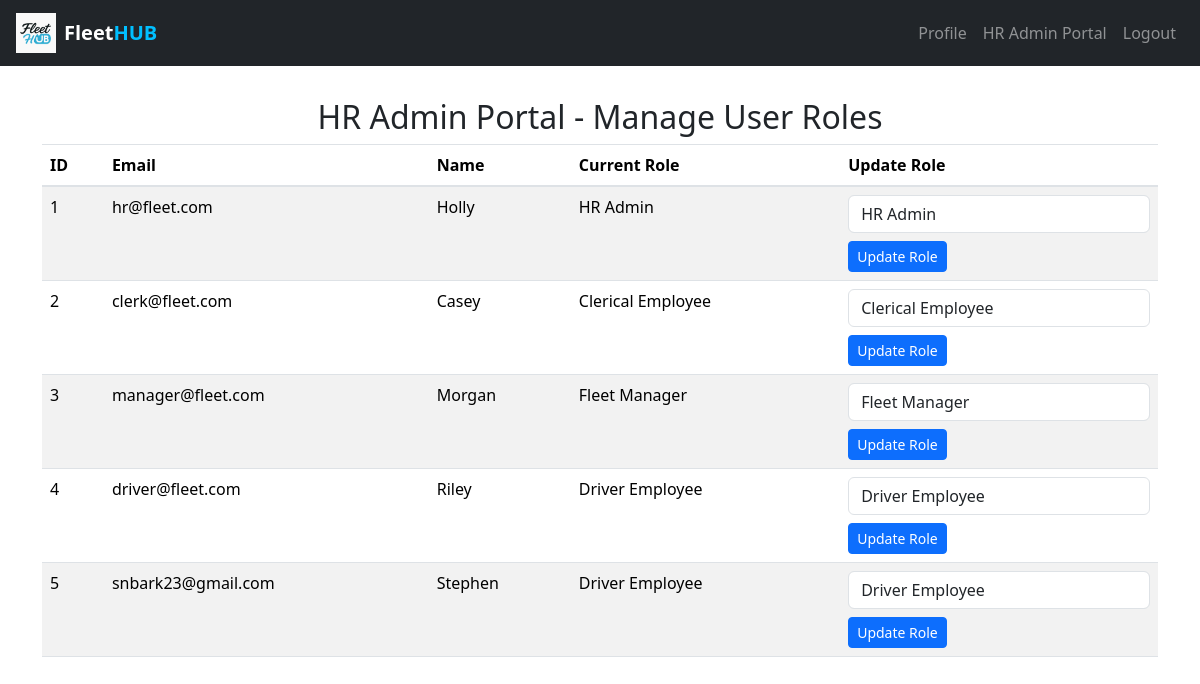
/hr-admin (signed in), run on the app's committed database.
### website/models.py (models this page shows)
class User(db.Model, UserMixin):
    id = db.Column(db.Integer, primary_key=True)
    email = db.Column(db.String(150), unique=True)
    password = db.Column(db.String(150))
    first_name = db.Column(db.String(150))
    last_name = db.Column(db.String(150))
    role = db.Column(db.String(50))
    vehicles = db.relationship('Vehicle', backref='owner', lazy=True)

### website/views.py (the view, shortened to what this page needs)
@views.route('/hr-admin', methods=['GET', 'POST'])
@login_required
@role_required('HR Admin')
def hr_admin():
    users = User.query.all()
    return render_template('hr_admin/hr_admin.html', users=users, roles=["Fleet Manager", "Driver Employee", "Clerical Employee", "HR Admin"], user=current_user)

### website/__init__.py (called while the page is built)
def create_app():
    app = Flask(__name__)
    app.config['SECRET_KEY'] = 'hjshjhdjah kjshkjdhjs'
    app.config['SQLALCHEMY_DATABASE_URI'] = f'sqlite:///{DB_NAME}'
    db.init_app(app)
    from .views import views
    from .auth import auth
    app.register_blueprint(views, url_prefix='/')
    app.register_blueprint(auth, url_prefix='/')
    from .models import User
    with app.app_context():
        db.create_all()
    login_manager = LoginManager()
    login_manager.login_view = 'auth.login'
    login_manager.init_app(app)
    @login_manager.user_loader
    def load_user(id):
        return User.query.get(int(id))
    return app

### website/views.py (called while the page is built)
def role_required(role):
    def decorator(f):
        @wraps(f)
        def wrapped(*args, **kwargs):
            if current_user.role != role:
                abort(403)  # Forbidden
            return f(*args, **kwargs)
        return wrapped
    return decorator

### website/templates/hr_admin/hr_admin.html (shortened to what this page needs)
{% extends "base.html" %}
{% block content %}
<h2 class="text-center">HR Admin Portal - Manage User Roles</h2>
<table class="table table-striped">
    <thead>
        <tr>
            <th>ID</th>
            <th>Email</th>
            <th>Name</th>
            <th>Current Role</th>
            <th>Update Role</th>
        </tr>
    </thead>
    <tbody>
        {% for user_item in users %}
        <tr>
            <td>{{ user_item.id }}</td>
            <td>{{ user_item.email }}</td>
            <td>{{ user_item.first_name }}</td>
            <td>{{ user_item.role }}</td>
            <td>
                <form method="POST">
                    <select name="new_role" class="form-control" required>
                        {% for role in roles %}
                        <option value="{{ role }}" {% if user_item.role == role %}selected{% endif %}>{{ role }}</option>
                        {% endfor %}
                    </select>
                    <button type="submit" class="btn btn-sm btn-primary mt-2">Update Role</button>
                </form>
            </td>
        </tr>
        {% endfor %}
    </tbody>
</table>
{% endblock %}

### website/templates/base.html (shortened to what this page needs)
<!DOCTYPE html>
<html>
<head>
  <link rel="stylesheet" href="https://cdn.jsdelivr.net/npm/bootstrap@4.6.2/dist/css/bootstrap.min.css">
  <link rel="stylesheet" href="https://cdn.jsdelivr.net/npm/bootstrap@5.3.2/dist/css/bootstrap.min.css">
  <link rel="stylesheet" href="https://cdnjs.cloudflare.com/ajax/libs/font-awesome/5.15.4/css/all.min.css">
</head>
<body>
  <nav class="navbar navbar-expand-lg navbar-dark bg-dark px-3">
    <a class="navbar-brand d-flex align-items-center" href="{{ url_for('views.home') }}">
      <img src="{{ url_for('static', filename='logo.png') }}" alt="Logo" height="40" class="me-2">
      <strong>Fleet<span style="color:#00BFFF;">HUB</span></strong>
    </a>
    <div class="collapse navbar-collapse justify-content-end" id="navbarNav">
      <ul class="navbar-nav">
        {% if user.is_authenticated %}
          <li class="nav-item"><a class="nav-link" href="{{ url_for('views.profile') }}">Profile</a></li>
          {% if user.role == 'Fleet Manager' %}
            <li class="nav-item"><a class="nav-link" href="{{ url_for('views.fleet_manager') }}">Fleet Manager Portal</a></li>
          {% elif user.role == 'Driver Employee' %}
            <li class="nav-item"><a class="nav-link" href="{{ url_for('views.driver_employee') }}">Driver Employee Portal</a></li>
          {% elif user.role == 'Clerical Employee' %}
            <li class="nav-item"><a class="nav-link" href="{{ url_for('views.clerical_employee') }}">Clerical Employee Portal</a></li>
          {% elif user.role == 'HR Admin' %}
            <li class="nav-item"><a class="nav-link" href="{{ url_for('views.hr_admin') }}">HR Admin Portal</a></li>
          {% endif %}
          <li class="nav-item"><a class="nav-link" href="{{ url_for('auth.logout') }}">Logout</a></li>
        {% else %}
          <li class="nav-item"><a class="nav-link" href="{{ url_for('auth.login') }}">Login</a></li>
          <li class="nav-item"><a class="nav-link" href="{{ url_for('auth.sign_up') }}">Sign Up</a></li>
        {% endif %}
      </ul>
    </div>
  </nav>
  <div class="container py-4">
    {% block content %}{% endblock %}
  </div>
</body>
</html>

### data on the page
User: id "1", email "hr@fleet.com", first_name "Holly", role "HR Admin", new_role "HR Admin"
User: id "2", email "clerk@fleet.com", first_name "Casey", role "Clerical Employee", new_role "Clerical Employee"
User: id "3", email "manager@fleet.com", first_name "Morgan", role "Fleet Manager", new_role "Fleet Manager"
User: id "4", email "driver@fleet.com", first_name "Riley", role "Driver Employee", new_role "Driver Employee"
User: id "5", email "snbark23@gmail.com", first_name "Stephen", role "Driver Employee", new_role "Driver Employee"
